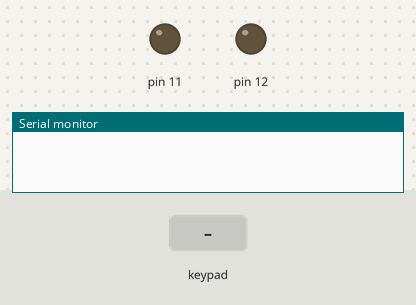
Simulated run of this sketch. Board: Arduino Uno, built with avr-gcc and run on an emulated ATmega328P. On the bench: output pins drawn as LEDs (lit = HIGH), the last lines printed to the serial monitor. The test bench sets the inputs (shaded band).

Above: at 1.2 s.
1.3 s: key '1' pressed
At 2.6 s:
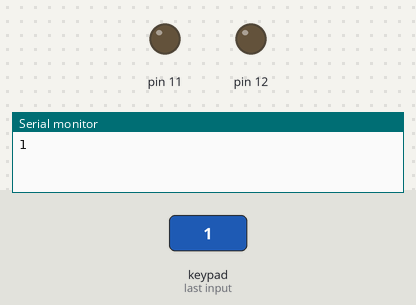
2.9 s: keypad keys 9 8 7 6 # pressed 0.4 s apart
At 3.2 s:
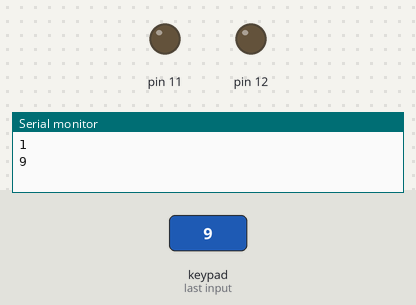
6.4 s: key 'A' pressed
At 7.6 s:
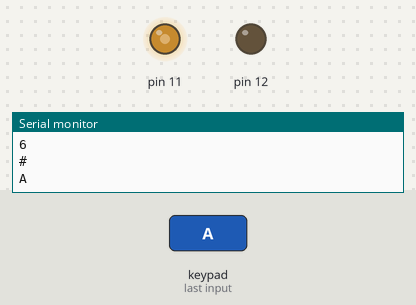
9.4 s: keypad keys 5 4 3 2 * pressed 0.4 s apart
At 12.4 s:
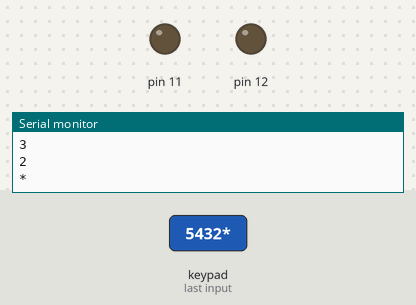
12.9 s: keypad keys 9 8 7 6 D pressed 0.4 s apart
At 13.18 s:
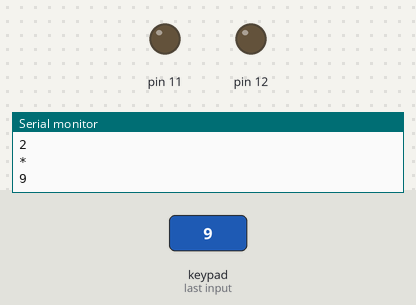
Timing chart, 0 to 15.9 s (numbered marks = the images above; inputs shaded):
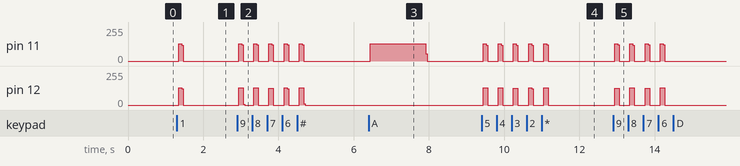

The sketch:

dtmf_mf_keypad.ino
```cpp
// DTMF/MF/SF "BlueBox" Dialer
// http://en.wikipedia.org/wiki/Blue_box
// ^^^ MF/DTMF freqs can be found on wiki page
// 2600Hz should always be 1500ms duration
// [DT]MF tones 75 or 120ms duration
// After trunk seizure, MF is KP+digits+ST (KP,x,y,z,ST) e.g.
// To dial MF 101 (13,1,0,1,ST) = playMF(phone_number[13], TONE_LENGTH);
//                                playMF(phone_number[1], TONE_LENGTH);
//                                playMF(phone_number[0], TONE_LENGTH);
//                                playMF(phone_number[14], TONE_LENGTH);
//
#include <Tone.h>
#include <Keypad.h>
//
//Tone setups
Tone freq1;
Tone freq2;
//                            0     1     2     3     4     5     6     7     8     9   10,*  11,#  12,A  13,B  14,C  15,D  16/SF(2600)
const int DTMF_freq1[] = { 1336, 1209, 1336, 1477, 1209, 1336, 1477, 1209, 1336, 1477,  1209, 1477, 1633, 1633, 1633, 1633,       2600 };
const int DTMF_freq2[] = {  941,  697,  697,  697,  770,  770,  770,  852,  852,  852,   941,  941,  697,  770,  852,  941,       2600  };

//                          0    1     2     3     4     5     6     7     8     9 10/ST3 11/ST2  12/ST3  13/KP 14/ST 15/SF(2600)
const int MF_freq1[] = { 1300, 700,  700,  900,  700,  900, 1100,  700,  900, 1100,   700,    900,  1100,  1300, 1500,      2600 };
const int MF_freq2[] = { 1500, 900, 1100, 1100, 1300, 1300, 1300, 1500, 1500, 1500,  1700,   1700,  1700,  1700, 1700,      2600  };
//
const int TONE_LENGTH = 120;     // Min 40 for detection on LED (ms)
const int TONE_WAIT = 500;       // This is how long to wait after triggering a [DT]MF call (ms)
const int TONE_LOOP_WAIT = 2000; // Wait this long after loop (ms)
//
//Keypad setups
const byte ROWS = 4; //four rows
const byte COLS = 4; //four columns
//define the cymbols on the buttons of the keypads
char hexaKeys[ROWS][COLS] = {
  {'1','2','3','A'},
  {'4','5','6','B'},
  {'7','8','9','C'},
  {'*','0','#','D'}
};
//
byte rowPins[ROWS] = {9,8,7,6}; //Rows 0 to 3
byte colPins[COLS]= {5,4,3,2}; //Columns 0 to 3
//initialize an instance of class NewKeypad
Keypad customKeypad = Keypad( makeKeymap(hexaKeys), rowPins, colPins, ROWS, COLS);
//
//
void setup()
{
  Serial.begin(9600);
  freq1.begin(11);
  freq2.begin(12);
}

void playDTMF(uint8_t number, long duration)
{
  freq1.play(DTMF_freq1[number], duration);
  freq2.play(DTMF_freq2[number], duration);
}

void playMF(uint8_t number, long duration)
{
  freq1.play(MF_freq1[number], duration);
  freq2.play(MF_freq2[number], duration);
}

void loop()
{
  int i;
  uint8_t phone_number[] = {0,1,2,3,4,5,6,7,8,9,10,11,12,13,14,15};

  while(1){
    char customKey = customKeypad.getKey();

    if (customKey){
      Serial.println(customKey);
      switch (customKey) {
        case '1':
          playMF(phone_number[1], TONE_LENGTH);
          break;
        case '2':
          playMF(phone_number[2], TONE_LENGTH);
          break;
        case '3':
          playMF(phone_number[3], TONE_LENGTH);
          break;
        case '4':
          playMF(phone_number[4], TONE_LENGTH);
          break;
        case '5':
          playMF(phone_number[5], TONE_LENGTH);
          break;
        case '6':
          playMF(phone_number[6], TONE_LENGTH);
          break;
        case '7':
           playMF(phone_number[7], TONE_LENGTH);
           break;
        case '8':
           playMF(phone_number[8], TONE_LENGTH);
           break;
        case '9':
           playMF(phone_number[9], TONE_LENGTH);
           break;
        case '*': // Key Pulse or KP
           playMF(phone_number[13], TONE_LENGTH);
           break;
        case '0':
           playMF(phone_number[0], TONE_LENGTH);
           break;
        case 'A': //2600Hz SF 1500ms
           freq1.play(2600, 1500);
           break;
        case '#': // Start or ST
           playMF(phone_number[14], TONE_LENGTH);
           break;
       }
    delay(150);
    }
  }
}
```

Measured:
- after the input at 1.3 s, pin 11: 0/255 → 129/255 after 0.05 s, → 0/255 0.08 s later; pin 12: 0/255 → 128/255 after 0.05 s, → 0/255 0.08 s later
- after the input at 2.9 s, pin 12: ramps from 128/255 to 0/255 and jumps back, once every 0.40 s
- after the input at 6.4 s, pin 11: 0/255 → 128/255 at once, → 0/255 1.5 s later
- after the input at 9.4 s, pin 11: ramps from 130/255 to 0/255 and jumps back, once every 0.40 s; pin 12: 0/255 → 128/255 at once, → 0/255 0.12 s later, → 128/255 0.28 s later, → 0/255 0.12 s later, … (11 changes in this stretch)
- after the input at 12.9 s, pin 12: 0/255 → 127/255 at once, → 0/255 0.12 s later, → 128/255 0.28 s later, → 0/255 0.12 s later, … (8 changes in this stretch)
